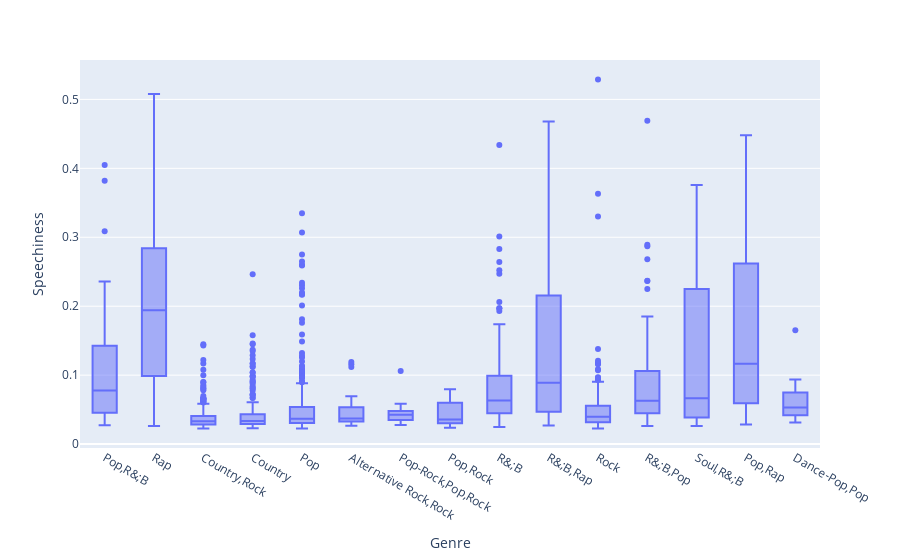

Notebook code cell kept with this figure:
### Code cell
fig = px.box(filtered_df, x='Genre', y='Speechiness')
fig

### Figure 1 — Plotly figure (JSON) as saved in the notebook; plotly's stock layout.template omitted (floating-point values rounded to 4 significant figures; data arrays with more than 128 entries replaced by an {"elided": "..."} marker saying what was removed)
{"data": [{"alignmentgroup": "True", "hovertemplate": "Genre=%{x}<br>Speechiness=%{y}<extra></extra>", "legendgroup": "", "marker": {"color": "#636efa"}, "name": "", "notched": false, "offsetgroup": "", "orientation": "v", "showlegend": false, "type": "box", "x": {"elided": "1929 str values"}, "x0": " ", "xaxis": "x", "y": {"elided": "1929 float values"}, "y0": " ", "yaxis": "y"}], "layout": {"boxmode": "group", "legend": {"tracegroupgap": 0}, "margin": {"t": 60}, "xaxis": {"anchor": "y", "domain": [0, 1], "title": {"text": "Genre"}}, "yaxis": {"anchor": "x", "domain": [0, 1], "title": {"text": "Speechiness"}}}}
